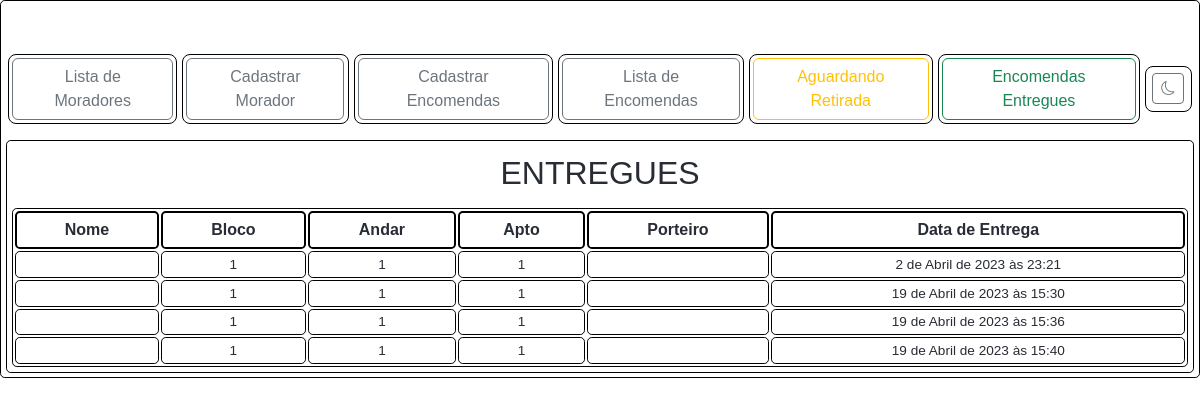
The page /entregues/ on the database as committed earlier.
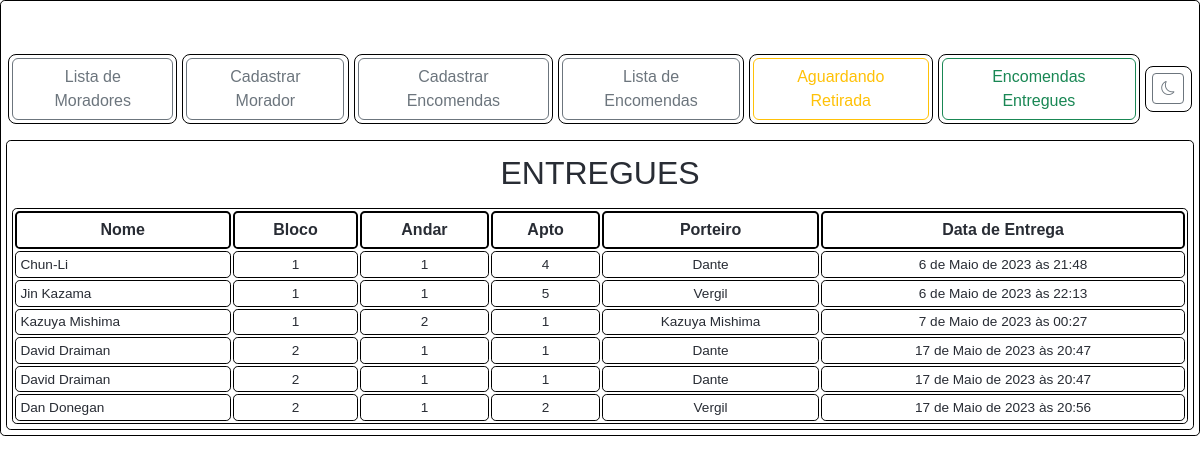
The same page on the database as committed later.
### entregas/models.py (models this page shows, shortened)
class Entrega(models.Model):
    id = models.CharField(primary_key=True, default=uuid.uuid4, editable=False, max_length=36)
    nome = models.CharField(max_length=255)
    bloco = models.IntegerField()
    andar = models.IntegerField()
    apartamento = models.IntegerField()
    email = models.EmailField()
    data_entrega = models.DateTimeField(auto_now_add=True)
    porteiro = models.ForeignKey('Porteiro', on_delete=models.CASCADE, null=True, blank=True)
    morador = models.ForeignKey('Morador', on_delete=models.CASCADE, null=True, blank=True)
    STATUS_CHOICES = (
        ('P', 'Pendente'),
        ('E', 'Entregue'),
        ('A', 'Aguardando Retirada'),
    )
    status = models.CharField(max_length=1, choices=STATUS_CHOICES, default='P')

class Porteiro(models.Model):
    nome = models.CharField(max_length=255)
    email = models.EmailField()
    senha = models.CharField(max_length=255)

### entregas/views.py (the view)
# urls.py: path('entregues/', entregues, name='entregues'),
def entregues(request):
    entregas = Entrega.objects.all()
    return render(request, 'entregues.html', {'entregues': entregas})

### entregas/templates/entregas/entregues.html
{% extends 'base.html' %}
{% block content %}
<h2 class="text-center">ENTREGUES</h2>
<table>
  <thead>
    <tr>
      <th>Nome</th>
      <th>Bloco</th>
      <th>Andar</th>
      <th>Apto</th>
      <th>Porteiro</th>
      <th>Data de Entrega</th>
    </tr>
  </thead>
  <tbody>
    {% for entrega in entregues %}
    <tr>
      <td>{{ entrega.nome }}</td>
      <td class="text-center">{{ entrega.bloco }}</td>
      <td class="text-center">{{ entrega.andar }}</td>
      <td class="text-center">{{ entrega.apartamento }}</td>
      <td class="text-center">{{ entrega.porteiro.nome }}</td>
      <td class="text-center">{{ entrega.data_entrega }}</td>
    </tr>
    {% endfor %}
  </tbody>
</table>
{% endblock %}

Rows that differ between the two databases and show on the page:
removed Entrega: bloco "1", andar "1", apartamento "1", data_entrega "2 de Abril de 2023 às 23:21"
removed Entrega: bloco "1", andar "1", apartamento "1", data_entrega "19 de Abril de 2023 às 15:30"
removed Entrega: bloco "1", andar "1", apartamento "1", data_entrega "19 de Abril de 2023 às 15:36"
removed Entrega: bloco "1", andar "1", apartamento "1", data_entrega "19 de Abril de 2023 às 15:40"
added Entrega: nome "Chun-Li", bloco "1", andar "1", apartamento "4", porteiro.nome "Dante", data_entrega "6 de Maio de 2023 às 21:48"
added Entrega: nome "Jin Kazama", bloco "1", andar "1", apartamento "5", porteiro.nome "Vergil", data_entrega "6 de Maio de 2023 às 22:13"
added Entrega: nome "Kazuya Mishima", bloco "1", andar "2", apartamento "1", porteiro.nome "Kazuya Mishima", data_entrega "7 de Maio de 2023 às 00:27"
added Entrega: nome "David Draiman", bloco "2", andar "1", apartamento "1", porteiro.nome "Dante", data_entrega "17 de Maio de 2023 às 20:47"
added Entrega: nome "David Draiman", bloco "2", andar "1", apartamento "1", porteiro.nome "Dante", data_entrega "17 de Maio de 2023 às 20:47"
added Entrega: nome "Dan Donegan", bloco "2", andar "1", apartamento "2", porteiro.nome "Vergil", data_entrega "17 de Maio de 2023 às 20:56"
